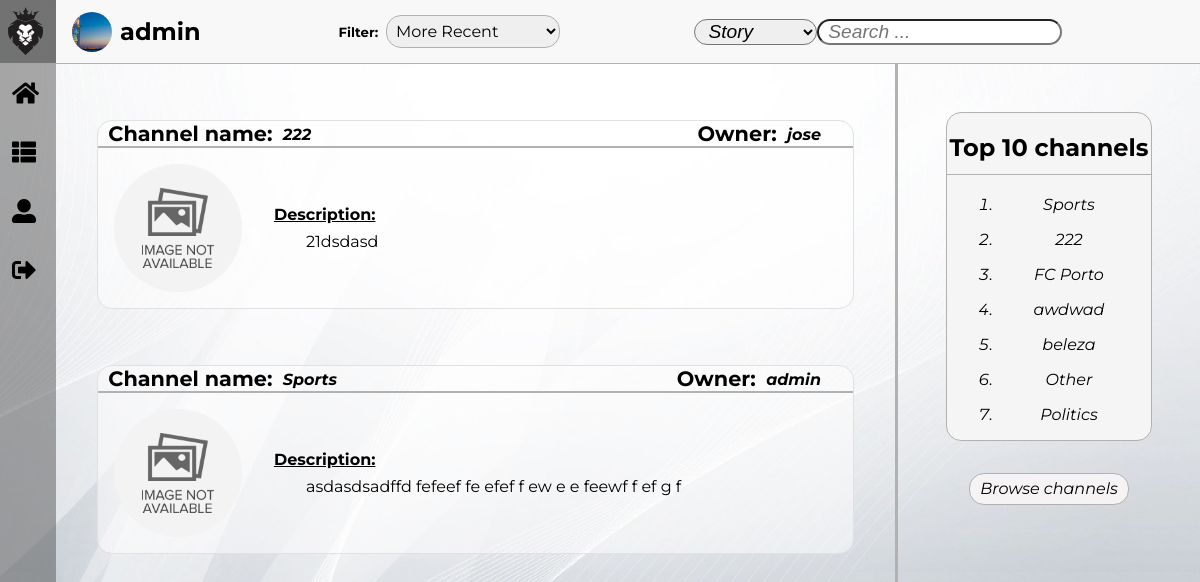
Screenshot of /pages/show_channels.php?username=jose&show=subscriptions (signed in) with the database file from the repository.
### tables this page shows
CREATE TABLE Subscription(
    username TEXT NOT NULL REFERENCES User(username),
    channelName TEXT NOT NULL REFERENCES Channel(name),
    CONSTRAINT Subscription PRIMARY KEY (username, channelName)
);

CREATE TABLE Channel(
    name TEXT NOT NULL PRIMARY KEY,
    owner TEXT NOT NULL REFERENCES User(username),
    description TEXT      
);

### pages/show_channels.php (called while the page is built, shortened)
<?php
    include_once('../includes/functions.php');
    include_once('../templates/tpl_common.php');
    include_once('../templates/tpl_show_channels.php');
    include_once('../templates/tpl_general_aside.php');
    include_once('../database/db_user.php');
    $username = isset($_GET['username']) ? htmlentities($_GET['username']) : $_SESSION['username'];
    $show = isset($_GET['show']) ? htmlentities($_GET['show']) : 'all';
    if($show === 'all') {
      $channels = get_all_channels();
    }
    else if($show === 'subscriptions'){
      $channels = get_user_subscriptions($username);
    }
    else {
      generate_error('Invalid show value !');
      die(header('Location: feed.php'));
    }
    draw_channels_list(htmlentities_all($channels));
?>

### database/db_user.php (called while the page is built, shortened)
<?php
    include_once('../includes/functions.php');
    function get_user_subscriptions($username) {
      $db = Database::instance()->db();
      $stmt = $db->prepare('SELECT * FROM Subscription JOIN Channel ON Subscription.channelName = Channel.name WHERE username = ?');
      $stmt->execute(array($username));
      return $stmt->fetchAll();
    }
?>

### includes/functions.php (called while the page is built, shortened)
<?php function get_image($default, $directory, $folder, $element) {
    $image = $default;
    $extensions = ['jpg', 'png', 'gif'];
    for($index = 0; $index < count($extensions); $index++) {
        if(file_exists($directory . $element . '.' . $extensions[$index])) {
            $image = $folder . $element . '.' . $extensions[$index];
            break;
        }
    }
    return $image;
} ?>

### templates/tpl_show_channels.php (the view, shortened to what this page needs)
<?php function draw_channels_list($channels) { ?>
    <div id="masterChannels">
        <section id="channels">
            <form method="get" action="../pages/channel.php">
                <?php foreach($channels as $channel) { ?>
                    <article id="<?= $channel['name'] ?>" class="channelArticle">
                        <header id="channelHeader">
                            <div>
                                <div>
                                    <p>Channel name:</p><h1><?= $channel['name'] ?></h1>
                                </div>
                                <div>
                                    <p>Owner:</p><h1><a href="../pages/profile.php?username=<?= $channel['owner'] ?>"><?= $channel['owner'] ?></a></h1>
                                </div>
                            </div>
                            <div>
                                <img id="asideIMG" src="../resources/images/<?= get_image('default/defaultChannel.png', '../resources/images/channels/', 'channels/', sha1($channel['name'])) ?>" alt="Channel Image">
                                <div id="channelDescription">
                                    <h1>Description:</h1><p><?= $channel['description'] ?></p>
                                </div>
                            </div>
                        </header>
                    </article>
                <?php } ?>
            </form>
        </section>
    </div>
<?php } ?>

### css/show_channels.css (style rules this page uses)
:root { --background-color: rgb(231, 231, 231); --background-story-color: rgba(255, 255, 255, 0.5); --story-title-font: 'Montserrat', sans-serif; --story-header-font: 'Montserrat', sans-serif; --story-text-font: 'Montserrat', sans-serif; --story-hover: rgb(248, 248, 248); --hover-font-color: rgb(3, 173, 192); --border-color: rgb(177, 177, 177); }
#masterChannels { grid-area: content; width: 100%; height: 100%; overflow: hidden; }
#channels { margin: 0%; width: 100%; max-height: 95%; overflow-y: auto; padding-right: 20px; }
#channels > form article { margin: 3.5em auto; width: 90%; height: auto; border-radius: 15px; border: solid rgb(225, 225, 225) 1px; background-color: rgba(255, 255, 255, 0.5); transition: 0.25s; }
#channelHeader > div:first-child { justify-content: space-between; display: flex; border-bottom: solid var(--border-color) 2px; }
#channelHeader > div:first-child * { justify-content: space-between; display: flex; padding-right: 1em; }
#channelHeader > div:first-child p { margin: 0em; padding: 0em 0.5em; font-weight: bold; font-size: 1.3em; font-family: var(--story-text-font); }
#channelHeader > div:first-child h1 { margin: 0em; margin-top: .25em; padding: 0em; width: auto; height: auto; font-family: var(--story-title-font); font-size: 1em; font-style: italic; }
#channelHeader > div:last-child { display: flex; align-items: center; }
a { color: black; }
#channelHeader > div > img { margin: 0em; padding: 1em; width: 8em; height: 8em; border-radius: 50%; object-fit: cover; }
#channelDescription { margin: 0em; padding: 1em; font-family: var(--story-text-font); }
#channelDescription > h1 { padding: 0em; margin: 0em; font-weight: bold; text-decoration: underline; font-size: 1em; }
#channelDescription > p { position: relative; padding-top: 0.5em; padding-right: 1em; margin: 0em; text-indent: 2em; text-align: justify; line-height: 1.2em; }

### css/general_aside.css (style rules this page uses)
:root { --background-color: rgb(231, 231, 231); --background-story-color: whitesmoke; --story-text-font: 'Montserrat', sans-serif; --aside-img-font-size: 15em; --aside-username-font: 'Exo', sans-serif; --aside-username-font-size: 2em; --aside-text-font: 'Montserrat', sans-serif; --aside-button-font-size: 1em; --aside-button-background-color: rgb(245, 243, 243); --aside-button-background-color-hover: rgb(3, 173, 192); --success-fg-color: rgb(86, 155, 13); --error-fg-color: rgb(218, 2, 13); --border-color: rgb(177, 177, 177); }

### css/common.css (style rules this page uses)
:root { --background-color: rgb(231, 231, 231); --background-header-color: rgba(70, 70, 70, 0.75); --background-menu-color: rgba(87, 87, 87, .5); --background-toolBar-color: rgb(248, 248, 248); --site-name-color: white; --site-name-font: 'Exo', sans-serif; --menu-color: white; --menu-icons-color: black; --menu-font: 'Montserrat', sans-serif; --toolBar-font: 'Montserrat', sans-serif; --toolBar-info-font-size: 1.5em; --toolBar-filter-font-size: 1em; --text-color: black; --hover-color: rgb(3, 173, 192); --border-color: rgb(177, 177, 177); --messages-font: 'Montserrat', sans-serif; --success-fg-color: rgb(86, 155, 13); --error-fg-color: rgb(218, 2, 13); }
body { margin: 0em; display: grid; height: 100%; overflow: hidden; grid-template-columns: auto 5.5fr 2fr; grid-template-rows: 4em 100%; grid-template-areas: "header toolBar toolBar" "menu content aside"; background-image: url("../resources/images/default/background.jpg"); background-size: 100% 100%; }
a { text-decoration: none; }

### rows the page displays
subscription: channelName.name "222", channelName.owner "jose", channelName.description "21dsdasd"
subscription: channelName.name "Sports", channelName.owner "admin", channelName.description "asdasdsadffd fefeef fe efef f ew e e feewf f ef g f"

### other values shown
$username "admin"
$channel['channelName'] "Sports"
$channel['channelName'] "222"
$channel['channelName'] "FC Porto"
$channel['channelName'] "awdwad"
$channel['channelName'] "beleza"
$channel['channelName'] "Other"
$channel['channelName'] "Politics"
